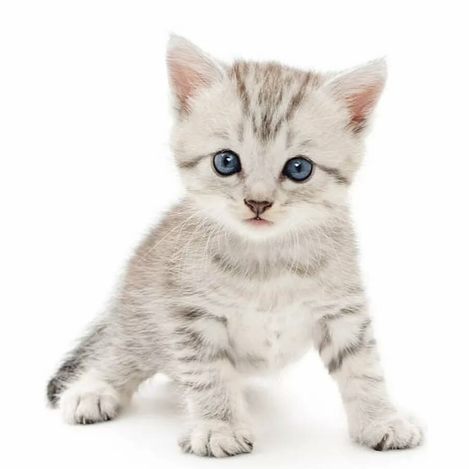
#> input picture 8sem/results/input/img1.png, 469 x 469 px, shrunk from 900 x 900 before the run
$ python maIn.py
#> lines starting #> are read from the running program, lines starting #| are printed output that depends on the picture; long printed decimals are rounded
### 8sem/results/utils.py
import numpy as np
from PIL import Image
import matplotlib.pyplot as plt


def semitone(img):
    if str(img.mode) == "L":
        return img

    width = img.size[0]
    height = img.size[1]
    new_image = Image.new("L", (width, height))

    for x in range(width):
        for y in range(height):
            pix = img.getpixel((x, y))
            sum_ = 0.3 * pix[0] + 0.59 * pix[1] + 0.11 * pix[2]
            new_image.putpixel((x, y), int(sum_))
    return new_image


def haralic(img):
    side = 256

    img_matrix = np.asarray(img).transpose()
    width = img.size[0]
    height = img.size[1]
    matrix = np.zeros((side, side))
    for x in range(2, width - 2):
        for y in range(2, height - 2):
            pix = img_matrix[x, y]

            up_pix = img_matrix[x, y - 2]
            down_pix = img_matrix[x, y + 2]
            left_pix = img_matrix[x - 2, y]
            right_pix = img_matrix[x + 2, y]

            matrix[pix, up_pix] += 1
            matrix[pix, down_pix] += 1
            matrix[pix, left_pix] += 1
            matrix[pix, right_pix] += 1

    return Image.fromarray(matrix), matrix

def features(matrix):
    # AV (Average Value) и D (Deviation)
    width = matrix.shape[0]
    height = matrix.shape[1]

    av = np.sum(matrix) / (width * height)

    d = 0
    for i in range(0, height):
        for j in range(0, width):
            d += (matrix[i, j] - av) * (matrix[i, j] - av)

    return av, np.sqrt(d / (width * height))


def make_contrast(img_gray, gmin=0, gmax=255):
    width = img_gray.size[0]
    height = img_gray.size[1]

    result = np.zeros((width, height)).transpose()
    img_gray_arr = np.asarray(img_gray)

    fmin = img_gray_arr.min()
    fmax = img_gray_arr.max()

    for i in range(0, height):
        for j in range(0, width):
            a = (gmax - gmin) / (fmax - fmin)
            b = (gmin * fmax - gmax * fmin) / (fmax - fmin)
            result[i, j] = int(a * img_gray_arr[i, j] + b)

    return Image.fromarray(np.uint8(result)), result


def make_hist(matrix, save_path):
    sh = np.reshape(matrix, (1, -1))
    plt.figure()  # 0
    plt.hist(sh[0], bins=256)
    plt.savefig(save_path)


def features_and_contrast(img_path):
    name = img_path[-8:-4]

    img = Image.open(img_path).convert('RGB')
    img_gray = semitone(img)
    img_gray.save("output/images/" + name + "_gray.png")
    img_contrast, matrix_contrast = make_contrast(img_gray)

    img_haralic_gray, matrix_haralic_gray = haralic(img_gray)
    img_haralic_gray = img_haralic_gray.convert("L")
    img_haralic_gray.save(
        "output/images/" + name + "_gray_haralic.png")
    img_haralic_contrast, matrix_haralic_contrast = haralic(img_contrast)
    img_haralic_contrast = img_haralic_contrast.convert("L")
    img_haralic_contrast.save(
        "output/images/" + name + "_contrast.png")

    # создание гистограмм
    make_hist(np.asarray(img_gray),
              "output/images/" + name + "_gray_hist.png")
    make_hist(np.asarray(img_contrast),
              "output/images/" + name + "_contrast_hist.png")

    # подсчет свойст
    gray_features = features(matrix_haralic_gray / np.sum(matrix_haralic_gray))
    print("Свойства grayscale:")
    print(gray_features)
    contrast_features = features(matrix_haralic_contrast / np.sum(matrix_haralic_contrast))
    print("Свойства контрастного:")
    print(contrast_features)

### 8sem/results/maIn.py
import utils
from PIL import Image
import numpy as np


def main():
    # Текстурный анализ
    img = Image.open("input/img1.png").convert('RGB')
#> img is the input picture: PIL image 469x469 RGB; mean R, G, B 233.5, 229.9, 226
    img_gray = utils.semitone(img)
#> in semitone, `new_image = Image.new("L", (width, height))`: new_image: PIL image 469x469 L; every value is 0
    img_res, matrix_res = utils.haralic(img_gray)
    img_res = img_res.convert("L")
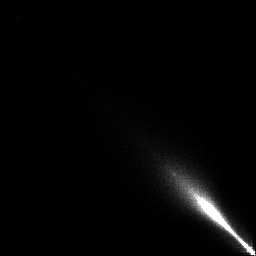
#> img_res: PIL image 256x256 L; min 0, max 255, mean 5.3
    img_res.save(f"output/img1.png")

    k = np.sum(matrix_res)
#> k = 864900
    norm_matrix_res = matrix_res / k

    attributes = utils.features(norm_matrix_res)
#> in features, `av = np.sum(matrix) / (width * height)`: av = 1.53e-05
#> after the loop in features, `for i in range(0, height):`: d = 0.242
#> attributes = (1.53e-05, 0.00192)
    print(attributes) # (1.52587890625e-05, 0.0019463854472921867)
#| (1.52587890625e-05, 0.001922)

    # # Контрастирование
    utils.make_hist(matrix_res, "output/img2.png")

    # Объединение
    utils.features_and_contrast("input/img1.png")
#> in make_contrast, `fmin = img_gray_arr.min()`: fmin = 1
#> in make_contrast, `fmax = img_gray_arr.max()`: fmax = 255
#> in features_and_contrast, `gray_features = features(matrix_haralic_gray / np.sum(matrix_haralic_g..`: gray_features = (1.53e-05, 0.00192)
#| (1.52587890625e-05, 0.001922)
#| (1.5258789062500003e-05, 0.001922)
    # Свойства grayscale:
    # (1.52587890625e-05, 0.0019463854472921867)
    # Свойства контрастного:
    # (1.52587890625e-05, 0.0019463854472921867)

    utils.features_and_contrast("input/img2.png")
#> call 2 of features_and_contrast, with img_path = 'input/img2.png'
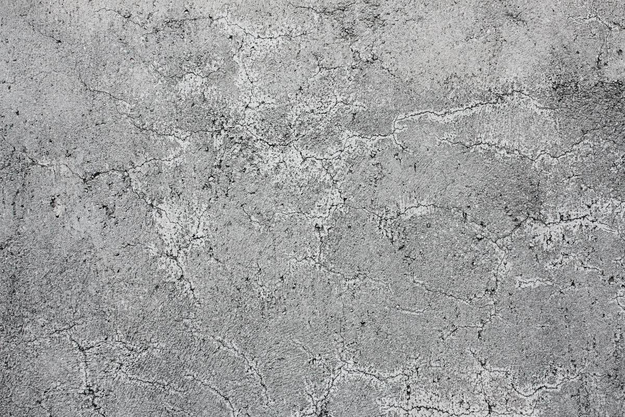
#> input picture 8sem/results/input/img2.png, 625 x 417 px, shrunk from 1200 x 800 before the run
#> in features_and_contrast, img is the input picture: PIL image 625x417 RGB; mean R, G, B 157.7, 158.4, 158.7
#> in semitone (call 3), `new_image = Image.new("L", (width, height))`: new_image: PIL image 625x417 L; every value is 0
#> in make_hist (call 5), `plt.savefig(save_path)`:
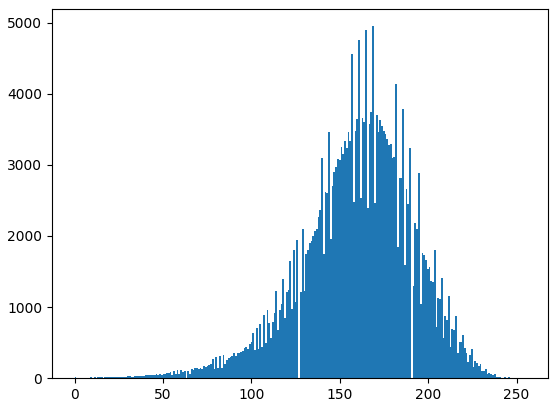
#> figure drawn by matplotlib, 1 panel; tallest bar 4949 high, from x = 168.3 to 169.3
#> in features_and_contrast (call 2), `gray_features = features(matrix_haralic_gray / np.sum(matrix_haralic_g..`: gray_features = (1.53e-05, 3.8e-05)
#| (1.52587890625e-05, 3.8008541191967426e-05)
#| (1.5258789062499998e-05, 3.8008541191967426e-05)
    # Свойства grayscale:
    # (1.52587890625e-05, 2.579468089691907e-05)
    # Свойства контрастного:
    # (1.52587890625e-05, 2.579468089691907e-05)

    utils.features_and_contrast("input/img3.png")
#> call 3 of features_and_contrast, with img_path = 'input/img3.png'
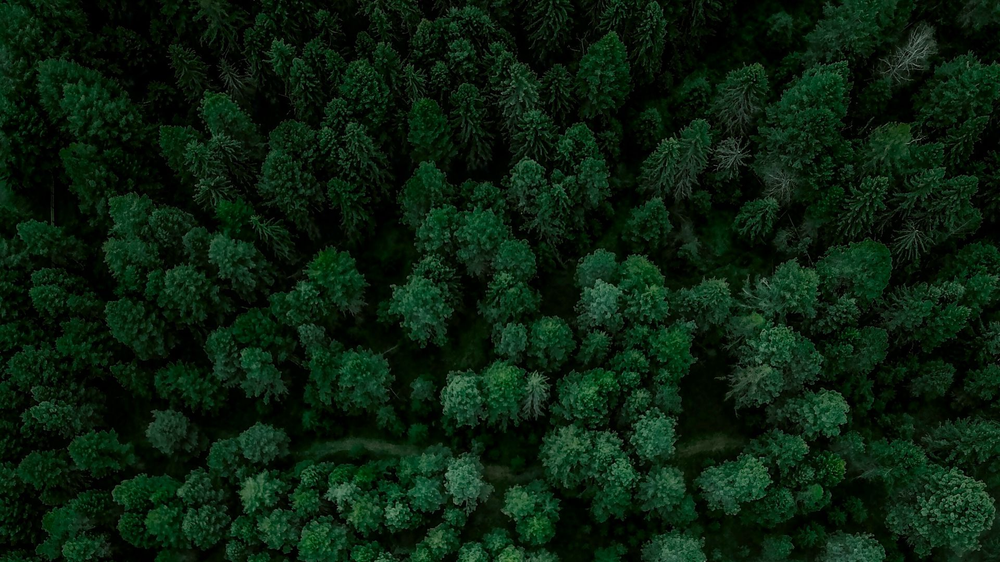
#> input picture 8sem/results/input/img3.png, 1000 x 562 px, shrunk from 1920 x 1080 before the run
#> in features_and_contrast, img is the input picture: PIL image 1000x562 RGB; mean R, G, B 10.5, 31.2, 14.5
#> in semitone (call 4), `new_image = Image.new("L", (width, height))`: new_image: PIL image 1000x562 L; every value is 0
#> after the loop in semitone (call 4), `for x in range(width):`:
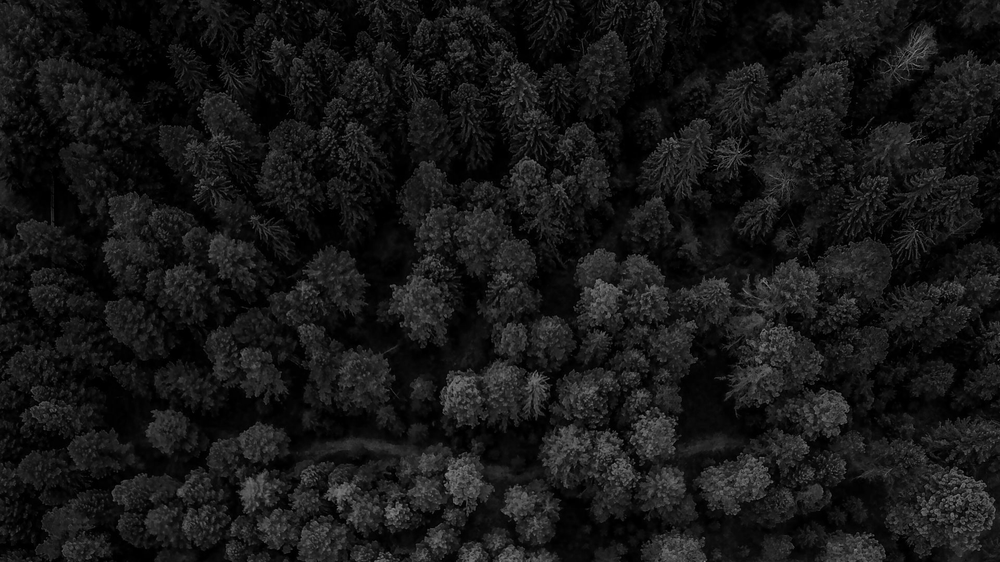
#> new_image: PIL image 1000x562 L; min 0, max 143, mean 22.7
#> call 3 of make_contrast, with gmin = 0, gmax = 255
#> in make_contrast (call 3), `fmax = img_gray_arr.max()`: fmax = 143
#> after the loop in make_contrast (call 3), `for i in range(0, height):`:
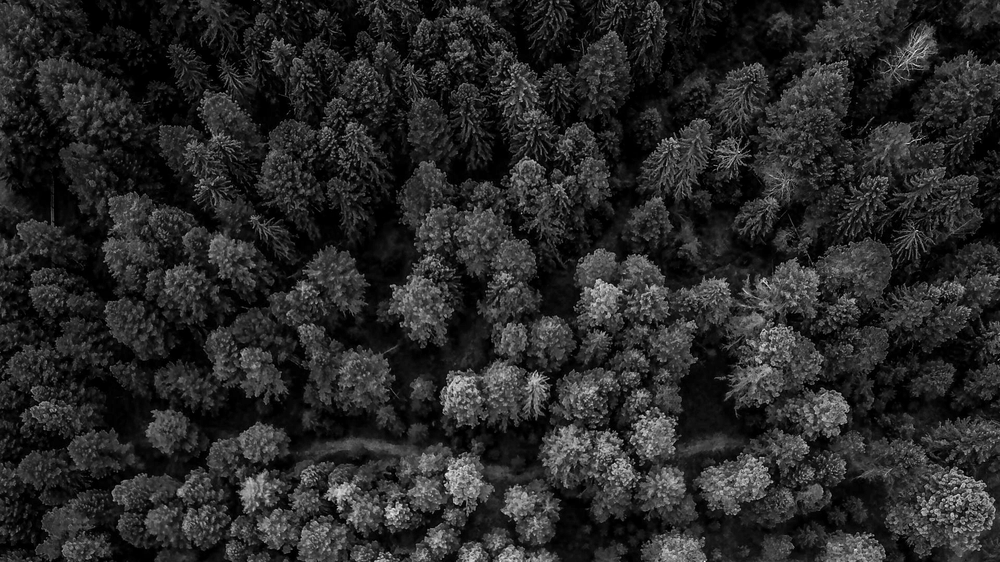
#> result: shape (562, 1000) float64; min 0, max 255, mean 40
#> in make_hist (call 7), `plt.savefig(save_path)`:
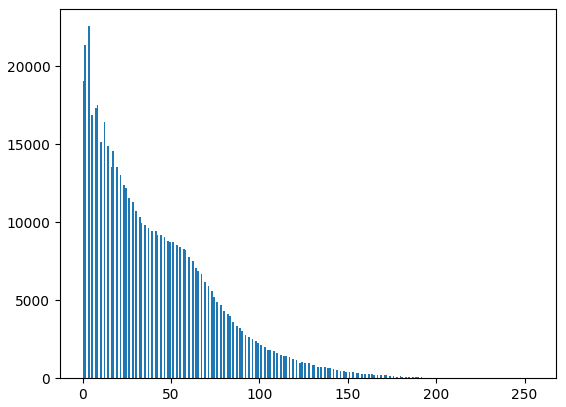
#> figure drawn by matplotlib, 1 panel; tallest bar 22570 high, from x = 2.99 to 3.98
#> in features_and_contrast (call 3), `gray_features = features(matrix_haralic_gray / np.sum(matrix_haralic_g..`: gray_features = (1.53e-05, 0.000138)
#| (1.52587890625e-05, 0.0001384)
#| (1.52587890625e-05, 0.0001384)
    # Свойства grayscale:
    # (1.5258789062499998e-05, 0.00016813812400894623)
    # Свойства контрастного:
    # (1.5258789062499998e-05, 0.00016813812400894623)

    utils.features_and_contrast("input/img4.png")
    # Свойства grayscale:
    # (1.5258789062500003e-05, 0.00023233235660204447)
    # Свойства контрастного:
    # (1.5258789062500003e-05, 0.00023233235660204447)

if __name__ == "__main__":
#> (the run stopped early here; a loop or call above may not have finished)
